Frame 1 (no input): blank canvas, image omitted
Frame 60 (the mouse pressed at the canvas centre just before this capture): blank canvas, image omitted
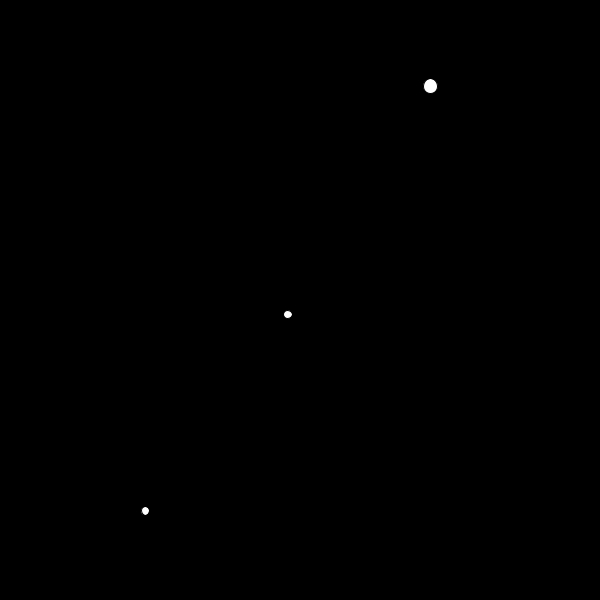
Frame 120 (the mouse held since frame 60 and released just before this capture)

The Processing sketch whose frames 1 and 60 were blank and that drew this single picture after the mouse press (run headless with seeded random() and noise(); from frame 60 on, the mouse is pressed at the canvas centre):

// Processing sketch: final_6
// ── final_6.pde
ArrayList <Particle> myParticle;

void setup() {
  size(600, 600); 

  myParticle = new ArrayList<Particle>();
}

void draw() {
  background(0); 

  for (int i=0; i<myParticle.size(); i++) {
    Particle p = myParticle.get(i);
    p.display();
    p.move();
    p.bounce(); 
    
    //to check to see if a particle is still alive, can use .dead() method
    println(p.dead());

    if (p.dead() == true) {
      myParticle.remove(i);
    }
  }
  
  if (frameCount % 30 == 0) {
    myParticle.add(new Particle());
  }
}

// ── particle.pde
class Particle {
  PVector pos; 
  PVector vel; 
  float size; 
  float x, y;

  int opacity = 255; 

  Particle() {
    x = width/2;
    y = height/2;

    pos = new PVector(x, y); 

    vel = new PVector(random(-5, 5), random(-5, 5)); 

    size = random(5, 15);
  }

  void move() {
    pos.add(vel);
  }

  void bounce() {
    if (pos.x<= size/2 || pos.x>= width-size/2) {
      vel.x = - vel.x*.9; 
      opacity -= 20;
    }
    if (pos.y<= size/2 || pos.y>= height -size/2) {
      vel.y = - vel.y*.9; 
      opacity -= 20;
    }
  }

  void display() {
    fill(255, opacity); 
    ellipse(pos.x, pos.y, size, size);
  }

  boolean dead() {
    if (opacity <= 20) {
      return true;
    } else {
      return false;
    }
  }
}
